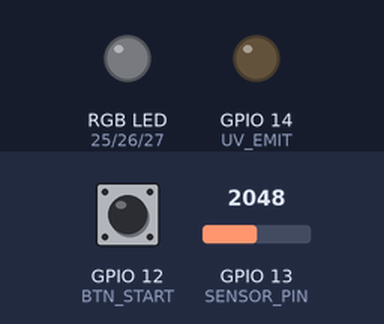
Bench run of a sketch on a simulated ESP32. Shown: an RGB LED mixed from three pins (HIGH = lit), output pins drawn as LEDs (lit = HIGH). Inputs (shaded band) come from the test bench; at power-on: GPIO 12 (BTN_START) HIGH, GPIO 13 (SENSOR_PIN) = 2048. Dim RGB values are drawn brighter than linear; nothing arrives over Bluetooth unless stated; what the sketch prints to the serial monitor is not drawn.

Above: at 1.2 s.
1.3 s: GPIO 12 (BTN_START) pulled LOW for 0.15 s
At 1.8 s:
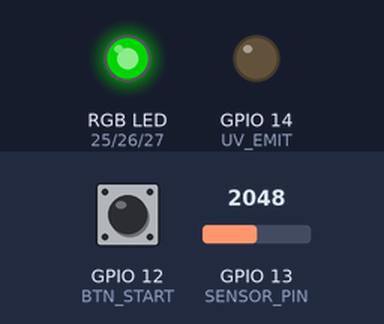
4.3 s: GPIO 13 (SENSOR_PIN) set to 491
At 5.71 s:
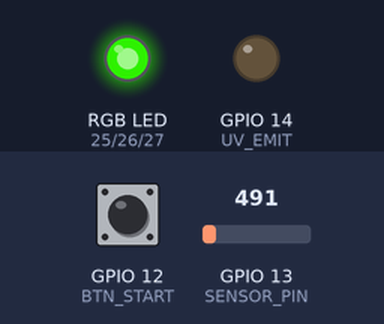
At 6.31 s:
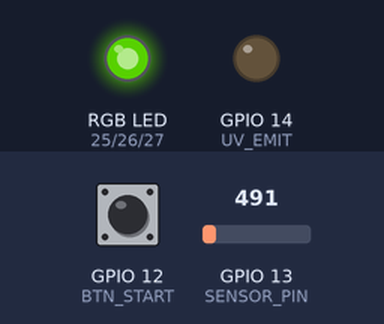
7.3 s: GPIO 13 (SENSOR_PIN) set to 0
At 7.81 s:
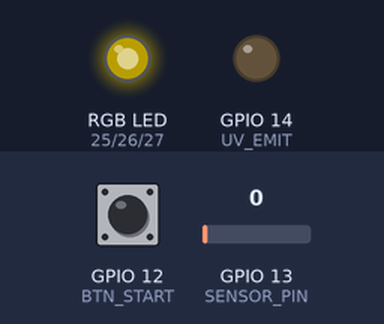
10.3 s: GPIO 13 (SENSOR_PIN) set to 290
Timing chart, 0 to 11.3 s (numbered marks = the images above; inputs shaded):
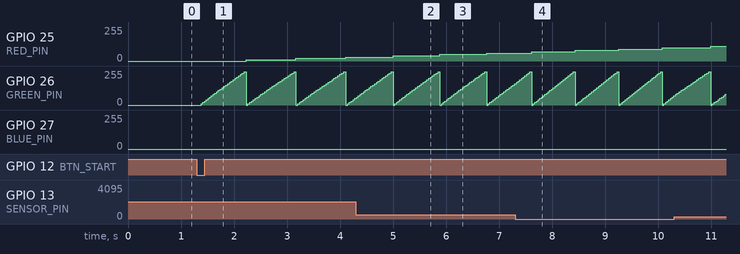

Measured:
- after the input at 1.3 s, GPIO 25 (RED_PIN): 0/255 → 10/255 after 0.93 s, → 20/255 0.94 s later, → 30/255 0.94 s later; GPIO 26 (GREEN_PIN): ramps from 0/255 to 250/255 and jumps back, once every 0.94 s
- after the input at 4.3 s, GPIO 25 (RED_PIN): 30/255 → 40/255 after 0.70 s instead of 0.75 s; GPIO 27 (BLUE_PIN): stays 0/255 (without the input it goes to 250/255 after 1.6 s)
- after the input at 7.3 s, GPIO 27 (BLUE_PIN): stays 0/255 (without the input it goes to 130/255 after 1.5 s)

The sketch:

kinetic-eye9.ino
```cpp
/*
 * PROJECT: Kinetic Eye - Spectral Fluorometer
 * FILE: KineticEye_Worker_V5.ino
 * DATE: April 17, 2026
 * HARDWARE: ESP32-CAM (Damaged Camera Repurposed)
 * SENSOR: Single Light Module on GPIO 13
 */

#include "BluetoothSerial.h"

// Header Pins (Standard ESP32-CAM Layout)
#define RED_PIN    25
#define GREEN_PIN  26
#define BLUE_PIN   27
#define UV_EMIT    14
#define BTN_START  12
#define SENSOR_PIN 13  // Single Analog Input for RGB & UV

BluetoothSerial SerialBT;

void setup() {
  Serial.begin(115200);

  // Mandatory Project Header Print (Flash Optimized)
  Serial.println(F("--- PROJECT: Kinetic Eye ---"));
  Serial.print(F("FILE: ")); Serial.println(__FILE__);
  Serial.print(F("DATE: ")); Serial.println(__DATE__);
  Serial.print(F("TIME: ")); Serial.println(__TIME__);

  pinMode(RED_PIN, OUTPUT);
  pinMode(GREEN_PIN, OUTPUT);
  pinMode(BLUE_PIN, OUTPUT);
  pinMode(UV_EMIT, OUTPUT);
  pinMode(BTN_START, INPUT_PULLUP);

  // Initialize Bluetooth
  SerialBT.begin("KineticEye_Worker");
  Serial.println(F("STATUS: Fluorometer Ready. Connect Termux and press Button."));
}

void runSpectralScan() {
  // Notify Phone to open the data "bucket"
  SerialBT.println(F("START_SCAN"));

  // 1. THE RGB REFLECTANCE SWEEP (17,576 Points)
  for (int r = 0; r <= 250; r += 10) {
    for (int g = 0; g <= 250; g += 10) {
      for (int b = 0; b <= 250; b += 10) {
        analogWrite(RED_PIN, r);
        analogWrite(GREEN_PIN, g);
        analogWrite(BLUE_PIN, b);

        // Let the light stabilize and the ADC clear noise
        delay(1);

        int val = analogRead(SENSOR_PIN);

        // Instant stream: R,G,B,Reflectance
        SerialBT.print(r); SerialBT.print(F(","));
        SerialBT.print(g); SerialBT.print(F(","));
        SerialBT.print(b); SerialBT.print(F(","));
        SerialBT.println(val);
      }
    }
  }

  // 2. THE FLUORESCENCE FINALE
  // Kill visible light
  analogWrite(RED_PIN, 0);
  analogWrite(GREEN_PIN, 0);
  analogWrite(BLUE_PIN, 0);
  delay(200);

  // Fire UV Emitter
  digitalWrite(UV_EMIT, HIGH);
  delay(100); // Wait for the "Glow" to stabilize

  // Take an averaged "Sane" reading of the visible fluorescence
  long fluorTotal = 0;
  int samples = 100;
  for(int i=0; i < samples; i++) {
    fluorTotal += analogRead(SENSOR_PIN);
    delay(1);
  }

  // Send the specific Fluorophore Signature
  SerialBT.print(F("FLUOR_SIG:"));
  SerialBT.println(fluorTotal / samples);

  // Signal phone to Beep, Vibrate, and save the file
  SerialBT.println(F("END_SCAN"));

  // Power down UV to save heat/battery
  digitalWrite(UV_EMIT, LOW);
}

void loop() {
  // Wait for the worker to trigger the scan
  if (digitalRead(BTN_START) == LOW) {
    delay(50); // Debounce
    runSpectralScan();

    // Prevent multiple triggers from one press
    while(digitalRead(BTN_START) == LOW) {
      delay(10);
    }
  }
}
```
